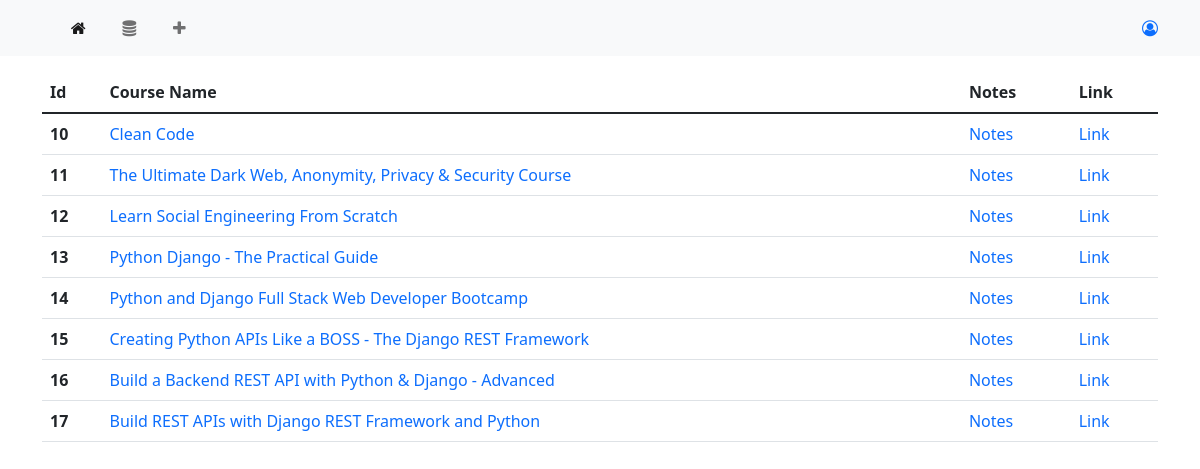
/course/, run on an earlier commit of the app's database.
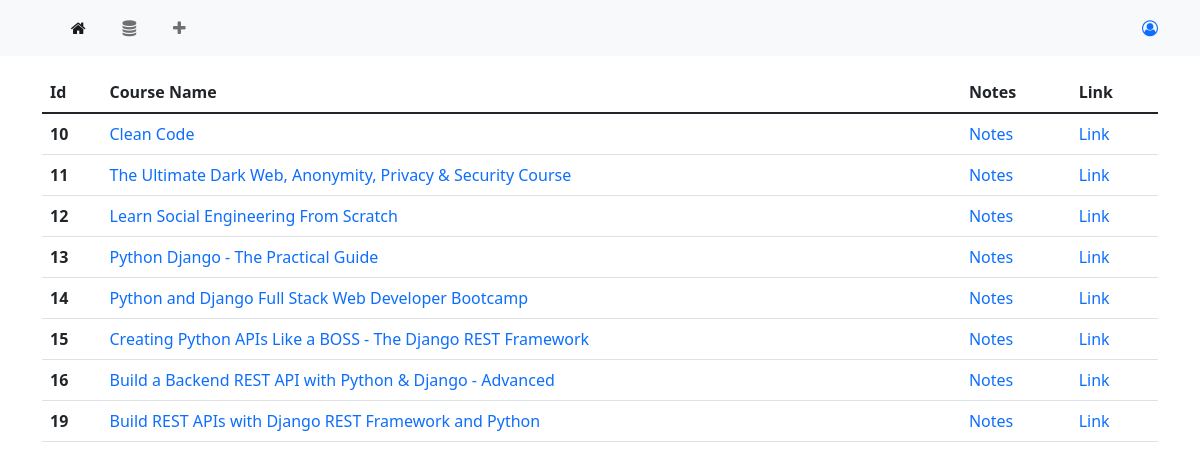
And on a later commit of the database.
### myapp/models.py (models this page shows, shortened)
class Course(models.Model):
    title = models.CharField(max_length=200)
    google_docs_link = models.URLField(null=True, blank=True)
    link = models.URLField()
    chapters_videos_json = models.TextField()
    category = models.ForeignKey(Category, on_delete=models.CASCADE, null=True, blank=True)
    is_done = models.BooleanField(default=False)

### myapp/views.py (the view)
# urls.py: path('', views.course_list, name='course-list-page'),
def course_list(request):
    context = {
        'courses': Course.objects.all()
    }
    return render(request, 'myapp/course_list.html', context=context)

### myapp/templates/myapp/course_list.html (shortened to what this page needs)
{% extends 'myapp/base.html' %}
{% block home_active %} active {% endblock home_active %}
{% block page_content %}
    <table class="table">
        <thead>
            <tr>
                <th scope="col">Id</th>
                <th scope="col">Course Name</th>
                <th scope="col">Notes</th>
                <th scope="col">Link</th>
            </tr>
        </thead>
        <tbody>
            {% for course in courses %}
                <tr>
                    <th>{{course.id}}</th>
                    <td><a href="{% url 'course-detail-page' course.id %}">{{course.title}} {% if course.is_done %} <span class="done"></span> {% endif %} </a></td>
                    <td><a href="{% if course.google_docs_link %}{{course.google_docs_link}}{% endif %}" target="_blank">Notes</a></td>
                    <td><a href="{% if course.link %}{{course.link}}{% endif %}" target="_blank">Link</a></td>
                </tr>
            {% endfor %}
        </tbody>
    </table>
{% endblock page_content %}

What changed in the data, as far as the page shows it:
removed Course: id "17", title "Build REST APIs with Django REST Framework and Python"
added Course: id "19", title "Build REST APIs with Django REST Framework and Python"
